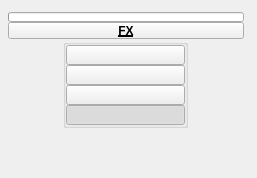
<?xml version="1.0" encoding="UTF-8"?>
<ui version="4.0">
 <class>QtUi</class>
 <widget class="QMainWindow" name="QtUi">
  <property name="enabled">
   <bool>true</bool>
  </property>
  <property name="geometry">
   <rect>
    <x>0</x>
    <y>0</y>
    <width>257</width>
    <height>178</height>
   </rect>
  </property>
  <property name="minimumSize">
   <size>
    <width>120</width>
    <height>0</height>
   </size>
  </property>
  <property name="maximumSize">
   <size>
    <width>999</width>
    <height>999</height>
   </size>
  </property>
  <property name="windowTitle">
   <string>Toolkit</string>
  </property>
  <property name="tabShape">
   <enum>QTabWidget::Triangular</enum>
  </property>
  <property name="dockNestingEnabled">
   <bool>true</bool>
  </property>
  <property name="dockOptions">
   <set>QMainWindow::AllowNestedDocks|QMainWindow::AllowTabbedDocks|QMainWindow::AnimatedDocks|QMainWindow::ForceTabbedDocks</set>
  </property>
  <widget class="QWidget" name="mainWindow">
   <widget class="QWidget" name="layoutWidget_2">
    <property name="geometry">
     <rect>
      <x>8</x>
      <y>12</y>
      <width>236</width>
      <height>141</height>
     </rect>
    </property>
    <layout class="QGridLayout" name="gridLayout_2">
     <property name="spacing">
      <number>0</number>
     </property>
     <item row="0" column="1" colspan="2">
      <widget class="TkProgressBar" name="progressBar">
       <property name="sizePolicy">
        <sizepolicy hsizetype="Ignored" vsizetype="Fixed">
         <horstretch>0</horstretch>
         <verstretch>0</verstretch>
        </sizepolicy>
       </property>
       <property name="minimumSize">
        <size>
         <width>0</width>
         <height>10</height>
        </size>
       </property>
       <property name="maximumSize">
        <size>
         <width>16777215</width>
         <height>10</height>
        </size>
       </property>
       <property name="value">
        <number>0</number>
       </property>
       <property name="textVisible">
        <bool>false</bool>
       </property>
      </widget>
     </item>
     <item row="2" column="1" colspan="2">
      <layout class="QHBoxLayout" name="horizontalLayout">
       <item>
        <layout class="QVBoxLayout" name="verticalLayout">
         <property name="spacing">
          <number>0</number>
         </property>
         <item>
          <widget class="QGroupBox" name="groupBox_2">
           <property name="minimumSize">
            <size>
             <width>125</width>
             <height>0</height>
            </size>
           </property>
           <property name="maximumSize">
            <size>
             <width>125</width>
             <height>999</height>
            </size>
           </property>
           <property name="title">
            <string/>
           </property>
           <layout class="QVBoxLayout" name="verticalLayout_3">
            <property name="spacing">
             <number>0</number>
            </property>
            <property name="leftMargin">
             <number>0</number>
            </property>
            <property name="topMargin">
             <number>0</number>
            </property>
            <property name="rightMargin">
             <number>0</number>
            </property>
            <property name="bottomMargin">
             <number>0</number>
            </property>
            <item>
             <widget class="QPushButton" name="b001">
              <property name="minimumSize">
               <size>
                <width>0</width>
                <height>20</height>
               </size>
              </property>
              <property name="maximumSize">
               <size>
                <width>999</width>
                <height>20</height>
               </size>
              </property>
              <property name="text">
               <string/>
              </property>
             </widget>
            </item>
            <item>
             <widget class="QPushButton" name="b002">
              <property name="minimumSize">
               <size>
                <width>0</width>
                <height>20</height>
               </size>
              </property>
              <property name="maximumSize">
               <size>
                <width>999</width>
                <height>20</height>
               </size>
              </property>
              <property name="text">
               <string/>
              </property>
             </widget>
            </item>
            <item>
             <widget class="QPushButton" name="b003">
              <property name="minimumSize">
               <size>
                <width>0</width>
                <height>20</height>
               </size>
              </property>
              <property name="maximumSize">
               <size>
                <width>999</width>
                <height>20</height>
               </size>
              </property>
              <property name="text">
               <string/>
              </property>
             </widget>
            </item>
            <item>
             <widget class="QPushButton" name="b000">
              <property name="minimumSize">
               <size>
                <width>0</width>
                <height>20</height>
               </size>
              </property>
              <property name="maximumSize">
               <size>
                <width>999</width>
                <height>20</height>
               </size>
              </property>
              <property name="text">
               <string/>
              </property>
              <property name="checkable">
               <bool>true</bool>
              </property>
              <property name="checked">
               <bool>true</bool>
              </property>
             </widget>
            </item>
           </layout>
          </widget>
         </item>
         <item>
          <spacer name="verticalSpacer">
           <property name="orientation">
            <enum>Qt::Vertical</enum>
           </property>
           <property name="sizeHint" stdset="0">
            <size>
             <width>20</width>
             <height>40</height>
            </size>
           </property>
          </spacer>
         </item>
        </layout>
       </item>
       <item>
        <layout class="QVBoxLayout" name="verticalLayout_2">
         <property name="spacing">
          <number>0</number>
         </property>
        </layout>
       </item>
      </layout>
     </item>
     <item row="1" column="1" colspan="2">
      <widget class="TkPushButton_Draggable" name="draggable_header">
       <property name="minimumSize">
        <size>
         <width>19</width>
         <height>17</height>
        </size>
       </property>
       <property name="maximumSize">
        <size>
         <width>999</width>
         <height>17</height>
        </size>
       </property>
       <property name="font">
        <font>
         <weight>75</weight>
         <bold>true</bold>
         <underline>true</underline>
        </font>
       </property>
       <property name="text">
        <string>FX</string>
       </property>
       <property name="checkable">
        <bool>true</bool>
       </property>
      </widget>
     </item>
    </layout>
   </widget>
  </widget>
 </widget>
 <customwidgets>
  <customwidget>
   <class>TkPushButton_Draggable</class>
   <extends>QPushButton</extends>
   <header>widgets.tkpushbuttondraggable.h</header>
  </customwidget>
  <customwidget>
   <class>TkProgressBar</class>
   <extends>QProgressBar</extends>
   <header>widgets.tkprogressbar.h</header>
  </customwidget>
 </customwidgets>
 <resources/>
 <connections/>
 <designerdata>
  <property name="gridDeltaX">
   <number>5</number>
  </property>
  <property name="gridDeltaY">
   <number>5</number>
  </property>
  <property name="gridSnapX">
   <bool>true</bool>
  </property>
  <property name="gridSnapY">
   <bool>true</bool>
  </property>
  <property name="gridVisible">
   <bool>true</bool>
  </property>
 </designerdata>
</ui>
